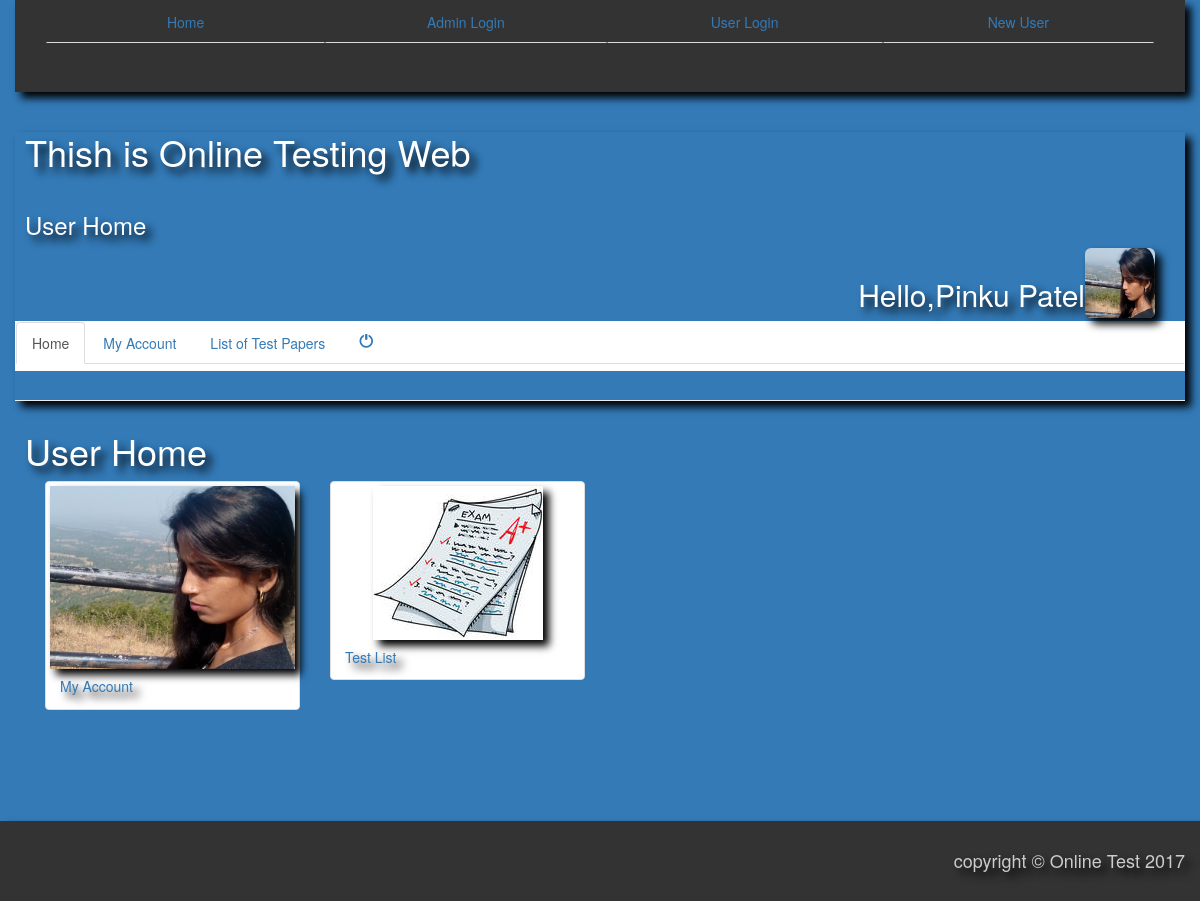
The app's page /home.php (signed in) with its own data.
### tables this page shows
CREATE TABLE IF NOT EXISTS `user` (
  `firstname` varchar(25) NOT NULL,
  `lastname` varchar(25) NOT NULL,
  `birthdate` varchar(25) NOT NULL,
  `gender` varchar(25) NOT NULL,
  `username` varchar(25) NOT NULL,
  `password` varchar(25) NOT NULL,
  `image` varchar(70) NOT NULL
);

### home.php (the view, shortened to what this page needs)
<html>
<head>
 <link rel="stylesheet" type="text/css" href="bootstrap/css/bootstrap.min.css" />
 <link rel="stylesheet" type="text/css" href="css/manage.css" />
</head>
<body class="container bg-primary">
<div class="row">
<header class="container">
      <nav class="">
      <div id="nav" class="navbar navbar">
      <div class="navbar navbar-header">
      </div>
      <div class="navbar-collapse collapse" id="menu">
      <ul class="nav nav-tabs nav-justified navbar-right">
        <li class="nav " role="presentation"><a href="http://localhost/public_html/index.html">Home</a></li>
        <li class="nav" role="presentation"><a href="http://localhost/public_html/adminlogin.php">Admin Login</a></li>
        <li class="nav" role="presentation"><a href="http://localhost/public_html/userlogin.php">User Login</a></li>
        <li class="nav" role="presentation"><a href="http://localhost/public_html/registration.php">New User</a></li>
        </ul></div>
        </div></nav>
  </header>
  <?php
          $con=mysqli_connect('localhost','root');
          mysqli_select_db($con,'onlinetestdb');
          $q="select * from user where username='".$_SESSION['username']."'";
          $result=mysqli_query($con,$q);
          $row=mysqli_fetch_array($result);
          ?>
      <div class="container">
      <div class="row">
        <div id="header" class="page-header">
          <h1>Thish is Online Testing Web</h1><br/>
          <h3 class="">User Home</h3>
          <div class="container row" align="right">
          <img class=" img-rounded" src="<?php echo $row['image']; ?>" width="70px" height="70px" align="right"/>
          <br /><h2 id="hello">Hello,<?php echo $row['firstname'].' '.$row['lastname']; ?></h2>
          </div>
          <nav id="subnav" class="">
          	<div class="navbar ">
              <ul class="nav nav-tabs">
		      <li role="presentation" class="active"><a href="http://localhost/public_html/home.php">Home</a></li>
					<li role="presentation" class=""><a href="http://localhost/public_html/myaccount.php">My Account</a></li>
					<li role="presentation" class=""><a href="http://localhost/public_html/testlist.php">List of Test Papers</a></li>
					<li role="presentation" class=""><a href="http://localhost/public_html/logout.php"><span class="glyphicon glyphicon-off"></span></a></li>
		       </ul>
          	</div>
          </nav>
        </div>
        <div class="container">
        <div id="section" class="row">
        	<h1>User Home</h1>
          <div class="container">
           <div class="co-xs-6 col-md-3">
             <a class="thumbnail" href="http://localhost/public_html/myaccount.php"><img class="img img-responsive" id="myaccountimage" src="<?php echo $row['image']; ?>" width="" height="" />
           <h5 id="content">My Account</h5>  </a>
          </div>
          <div class="col-xs-6 col-md-3">
       <a  class="thumbnail" href="http://localhost/public_html/testlist.php"><img class="img img-responsive" id="testpaperslistimage" src="images/testpaperslistimage.jpg" width="" height="" /><h5 id="content">Test List</h5>  </a>
       </a></div>
        </div></div></div>
      </div>
      </div>
      <div class="row">
  <footer>
        <div class="">
        <div id="footer" class="row">
         <h4>copyright &copy; Online Test 2017</h4>
        </div>
  </footer></div></div>
</body>
</html>

### css/manage.css (style rules this page uses)
body { background-repeat: no-repeat; font-family: sans-serif,g-saral1.TTF; opacity:; }
header,footer { color: #ccc; background-color: #333; padding: 20px; text-align: right; box-shadow: 6px 6px 8px black; }
header { height: auto; padding: 0px; margin: 0px; }
.nav-tabs { height:auto; padding: 0px; margin: 0px; border-radius:0px; }
.nav li { color:red; border-radius:0px; }
#section { min-height:400px; max-height:auto; }
#subnav { background-color: white; }
#header { box-shadow: 6px 6px 8px black; }
img { margin: 0PX; box-shadow: 6px 6px 8px black; }
h1,h2,h3,h4,h5 { text-shadow: 6px 6px 8px black; margin: 10px; }
.page-header { box-shadow: 6px 6px 8px #333; }

### records on screen
user: image (picture), firstname "Pinku", lastname "Patel"
